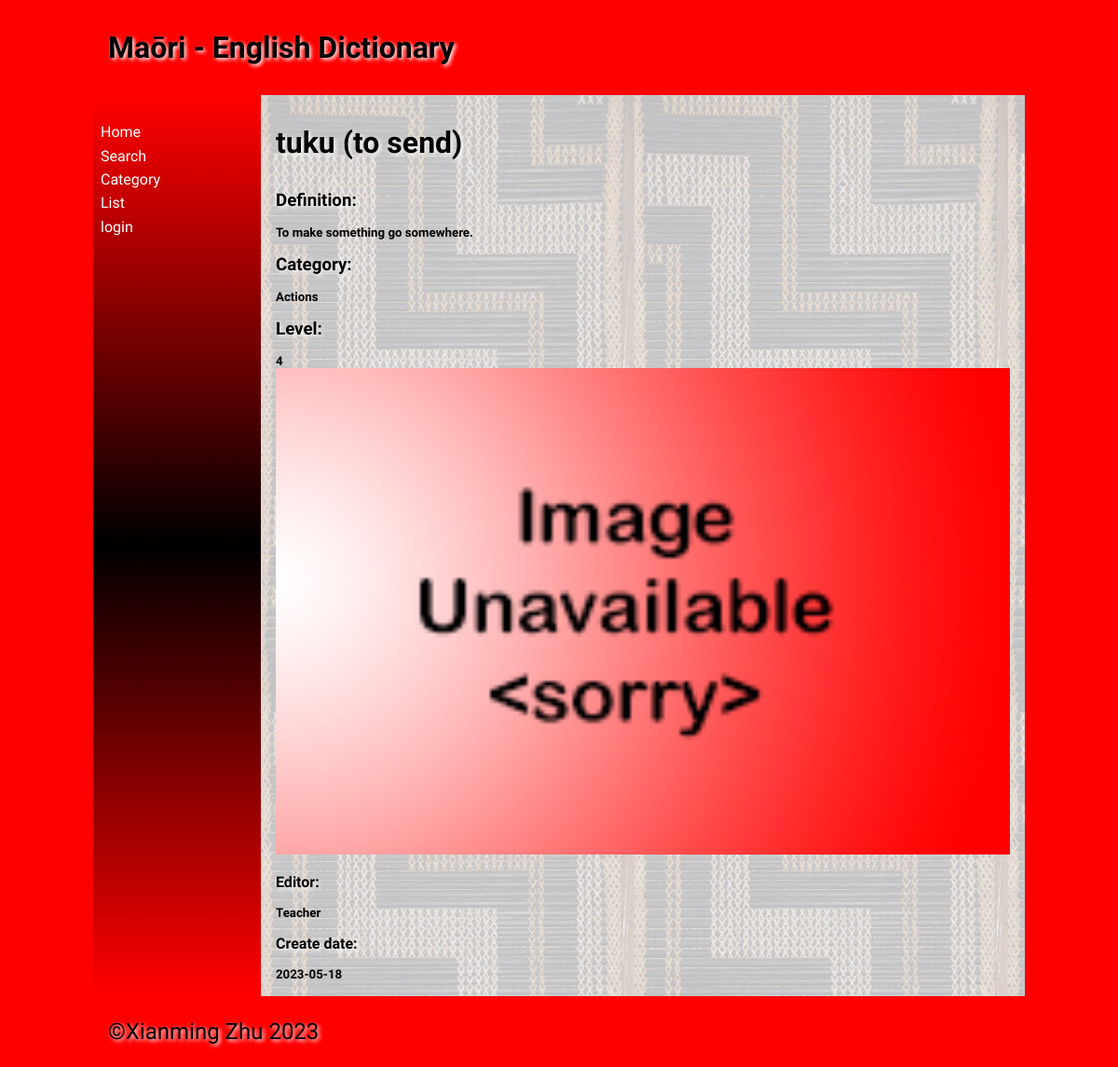
Page /word/39 on the committed database.
### tables this page shows
CREATE TABLE "vocab_list"
(
    Maori      varchar(30),
    English    varchar(30),
    cat_id     integer,
    Definition varchar(500),
    Level      integer,
    word_id    integer
        constraint vocab_list_pk
            primary key,
    editor_id  INTEGER,
    images     varchar(200),
    date       text
);

CREATE TABLE "category"
(
    cat_id   integer not null
        constraint category_pk
            primary key
        constraint category_vocab_list_cat_id_fk
            references vocab_list (cat_id),
    cat_name varchar(30)
);

CREATE TABLE "user"
(
    user_id      integer
        constraint user_pk
            primary key
        constraint user_vocab_list_editor_id_fk
            references vocab_list (editor_id),
    fname        varchar(50),
    lname        varchar(50),
    email        varchar(100),
    password     varchar(100),
    account_type varchar(10)
);

### app.py (the view)
@app.route('/word/<int:word_id>')
def word_detail(word_id):
    db = get_db()
    word = db.execute('SELECT * FROM vocab_list WHERE word_id = ?', (word_id,)).fetchone()
    editor_id = word['editor_id']
    editor = db.execute('SELECT fname FROM user WHERE user_id = ?', (editor_id,)).fetchone()
    cat_id = word['cat_id']
    category = db.execute('SELECT cat_name FROM category WHERE cat_id = ?', (cat_id,)).fetchone()
    return render_template('word_detail.html', word=word, logged_in=is_logged_in()
                           , teacher_in=teacher_logged_in(), editor=editor, category=category)

### app.py (called while the page is built)
def get_db():
    db = getattr(g, '_database', None)
    if db is None:
        db = g._database = sqlite3.connect(DATABASE)
        db.row_factory = sqlite3.Row
    return db

def is_logged_in():
    if session.get("email") is None:
        print("not logged in")
        return False
    else:
        print("logged in")
        return True

def teacher_logged_in():
    if session.get("account_type") == "teacher":
        print("teacher in")
        return True
    else:
        print("teacher not in")
        return False

### templates/word_detail.html (shortened to what this page needs)
{% extends 'base.html' %}
{% block heading %}Maōri - English Dictionary{% endblock %}
{% block main %}
  <head>
  </head>
  <body>
    <h1>{{ word[0] }} ({{ word[1] }})</h1>
    <h3>Definition:</h3><h5>{{ word[3] }}</h5>
    <h3>Category:</h3><h5>{{ category[0] }}</h5>
    <h3>Level:</h3><h5>{{ word[4] }}</h5>
    <img src="/static/images/{{ word[7] }}">
    <h4>Editor:</h4><h5>{{ editor[0] }}</h5>
    <h4>Create date:</h4><h5>{{ word[8] }}</h5>
  </body>
{% endblock %}

### static/css/style.css (style rules this page uses)
* { font-family: Comfortaa, sans-serif; margin: 0; padding: 0; box-sizing: border-box; }
body { background-color: #ff0000; }
h1, h2, h3, h4 { padding: 1rem 0; font-family: 'Suez One', serif; color: #000; text-shadow: 2px 2px 4px #fff; }
img { width: 100%; }

### rows in the picture
vocab_list: Maori "tuku", English "to send", Definition "To make something go somewhere.", Level "4", images (placeholder picture), date "2023-05-18"
category: cat_name "Actions"
user: fname "Teacher"
